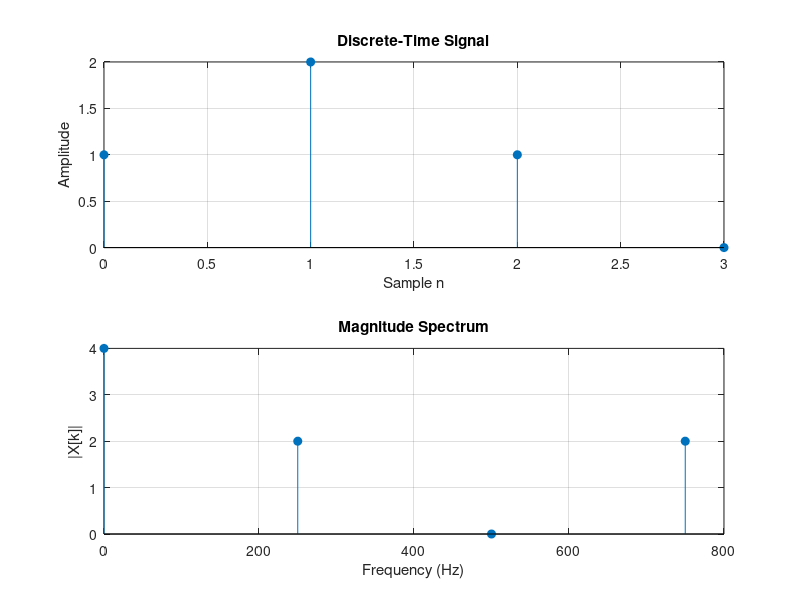

Recreate this plot in MATLAB.
clc;
clear;
close all;

% Discrete signal
x = [1 2 1 0];

% Number of samples
N = length(x);

% DFT using MATLAB built-in function
X = fft(x);

% Magnitude
Magnitude = abs(X);

% Sampling frequency
Fs = 1000;

% Frequency axis
f = (0:N-1)*(Fs/N);

% Display results
disp('Original Signal:');
disp(x);

disp('DFT Result:');
disp(X);

disp('Magnitude:');
disp(Magnitude);

disp('Frequency (Hz):');
disp(f);

% Plot original signal
figure;

subplot(2,1,1);
stem(0:N-1, x, 'filled');
xlabel('Sample n');
ylabel('Amplitude');
title('Discrete-Time Signal');
grid on;

% Plot magnitude spectrum
subplot(2,1,2);
stem(f, Magnitude, 'filled');
xlabel('Frequency (Hz)');
ylabel('|X[k]|');
title('Magnitude Spectrum');
grid on;
